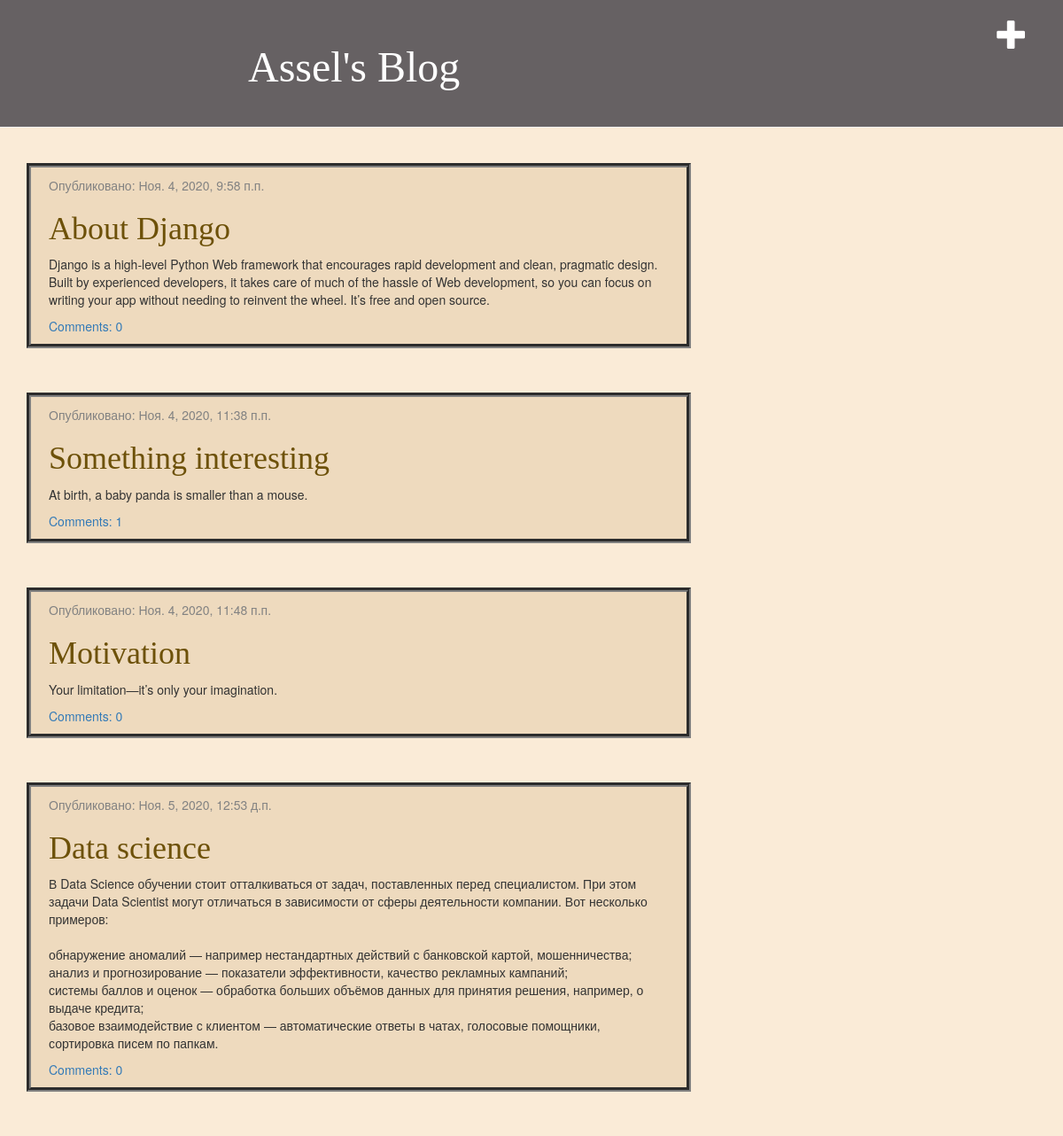
The app's page / (signed in) with its own data.
### blog/models.py (models this page shows, shortened)
class Post(models.Model):
    author = models.ForeignKey(settings.AUTH_USER_MODEL, on_delete=models.CASCADE)
    title = models.CharField(max_length=200)
    text = models.TextField()
    created_date = models.DateTimeField(default=timezone.now)
    published_date = models.DateTimeField(blank=True, null=True)

### blog/views.py (the view)
# urls.py: path('', views.post_list, name='post_list'),
def post_list(request):
    posts = Post.objects.filter(published_date__lte=timezone.now()).order_by('published_date')
    return render(request, 'blog/post_list.html', {'posts':  posts})

### blog/templates/blog/post_list.html
{% extends 'blog/base.html' %}
{% block content %}
    {% for post in posts %}
        <div class="post">
            <div class="date">
                <p>Опубликовано: {{ post.published_date }}</p>
            </div>
            <h1><a href="{% url 'post_detail' pk=post.pk %}">{{ post.title }}</a></h1>
            <p>{{ post.text|linebreaksbr }}</p>
            <a href="{% url 'post_detail' pk=post.pk %}">Comments: {{ post.comments.count }}</a>
        </div>
    {% endfor %}
{% endblock %}

### blog/static/css/blog.css (style rules this page uses)
h1, h2, h3, h4 { font-family: 'Grandstander', cursive; }
.date { color: #828282; }
.post { border: 5px groove gray; background-color: #EEDABE; margin-top: 40px; margin-bottom: 50px; padding: 10px 20px; width: border-box; }
.post h1 a, .post h1 a:visited { color: #6D5109; }
body { background-color: antiquewhite; }

### records on screen
Post: published_date "Ноя. 4, 2020, 9:58 п.п.", title "About Django", text "Django is a high-level Python Web framework that encourages rapid development and clean, pragmatic design. Built by experienced developers, it takes care of much of the hassle of Web development, so you can focus on writing your app without needing to reinvent the wheel. It’s free and open source.", comments.count "0"
Post: published_date "Ноя. 4, 2020, 11:38 п.п.", title "Something interesting", text "At birth, a baby panda is smaller than a mouse.", comments.count "1"
Post: published_date "Ноя. 4, 2020, 11:48 п.п.", title "Motivation", text "Your limitation—it’s only your imagination.", comments.count "0"
Post: published_date "Ноя. 5, 2020, 12:53 д.п.", title "Data science", text "В Data Science обучении стоит отталкиваться от задач, поставленных перед специалистом. При этом задачи Data Scientist могут отличаться в зависимости от сферы деятельности компании. Вот несколько примеров: обнаружение аномалий — например нестандартных действий с банковской картой, мошенничества; анализ и прогнозирование — показатели эффективности, качество рекламных кампаний; системы баллов и оценок — обработка больших объёмов данных для принятия решения, например, о выдаче кредита; базовое взаимодействие с клиентом — автоматические ответы в чатах, голосовые помощники, сортировка писем по папкам.", comments.count "0"
